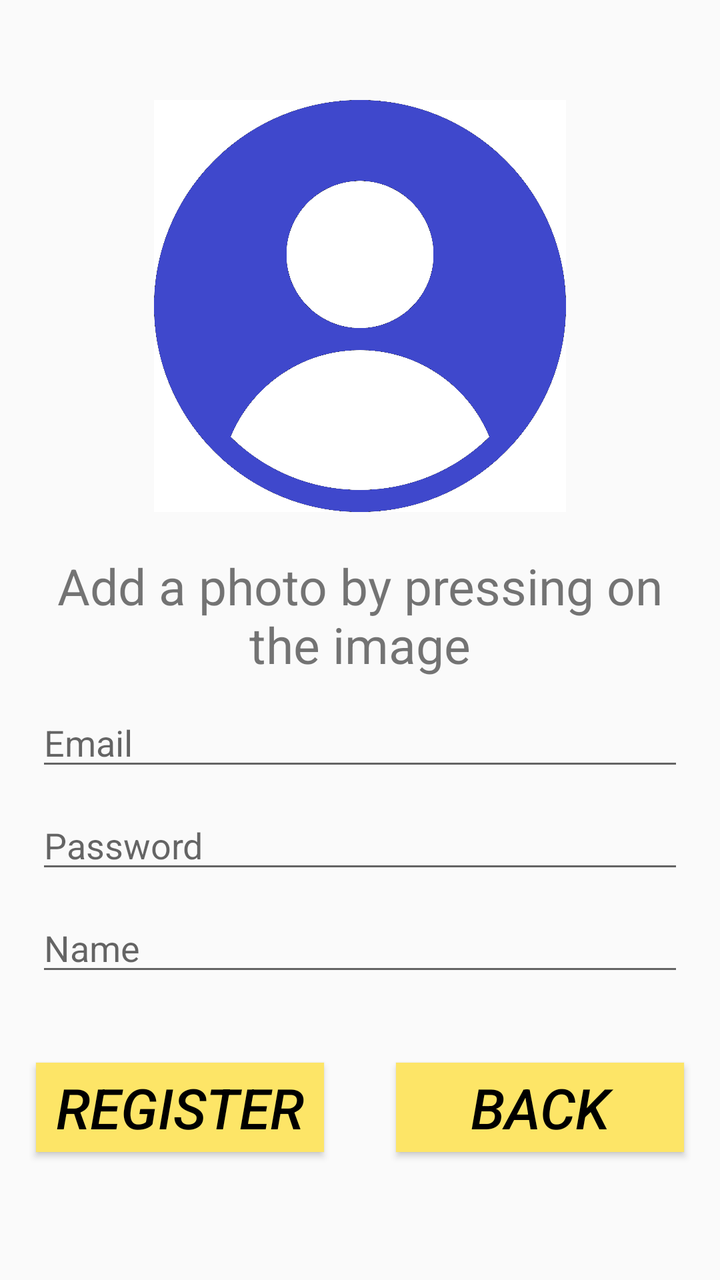
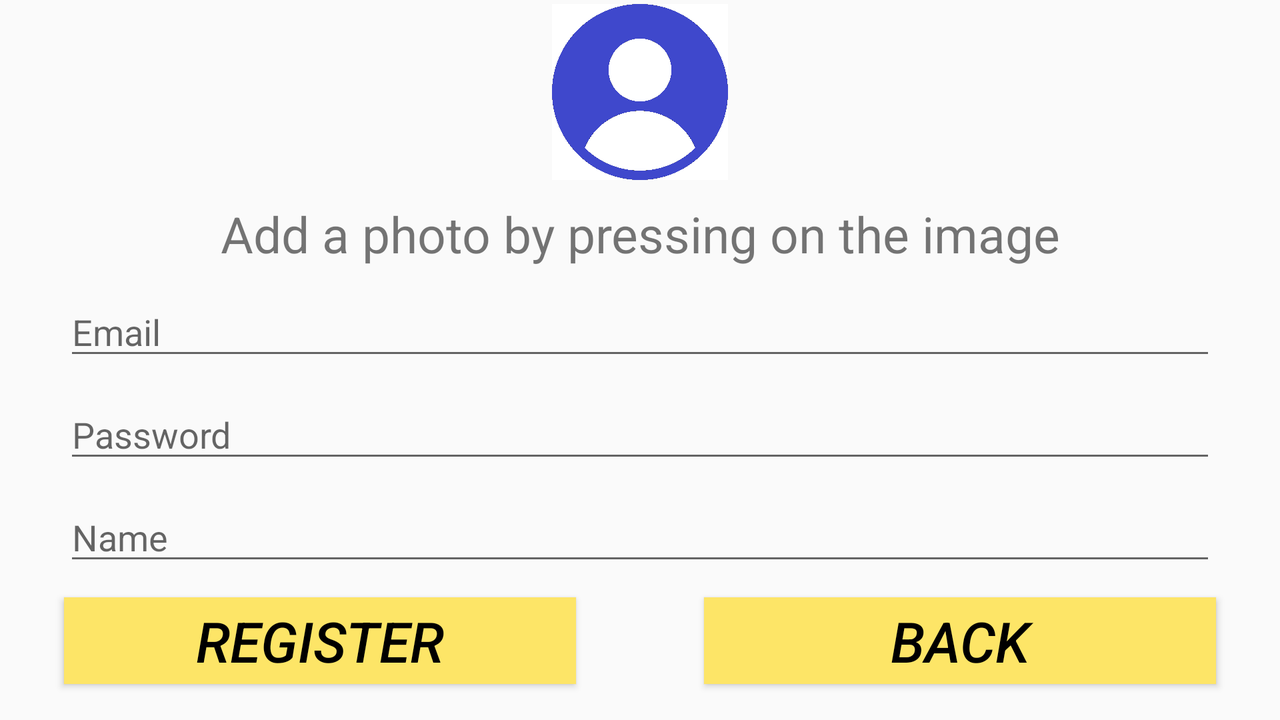

One screen, two layout resources from the same app: the default and the author's alternative for another configuration. Each is rendered where Android would select it; the XML of both is given below.
<!-- AndroidManifest.xml: activity theme Theme.splash -->
<!-- res/layout/activity_register.xml -->
<?xml version="1.0" encoding="utf-8"?>
<androidx.constraintlayout.widget.ConstraintLayout
        xmlns:android="http://schemas.android.com/apk/res/android"
        xmlns:tools="http://schemas.android.com/tools"
        xmlns:app="http://schemas.android.com/apk/res-auto"
        android:layout_width="match_parent"
        android:layout_height="match_parent"
        tools:context="com.jorgeprieto.Ui.RegisterActivity">
    <androidx.constraintlayout.widget.Guideline
            android:id="@+id/gHor1"
            android:orientation="horizontal"
            android:layout_width="0dp"
            android:layout_height="wrap_content"
            app:layout_constraintGuide_percent="1"
            app:layout_constraintStart_toStartOf="parent"
            app:layout_constraintEnd_toEndOf="parent"/>

    <androidx.constraintlayout.widget.Guideline
            android:id="@+id/gHor2"
            android:orientation="horizontal"
            android:layout_width="0dp"
            android:layout_height="wrap_content"
            app:layout_constraintGuide_percent="0.4"
            app:layout_constraintStart_toStartOf="parent"
            app:layout_constraintEnd_toEndOf="parent"/>

    <androidx.constraintlayout.widget.Guideline
            android:id="@+id/gHor3"
            android:orientation="horizontal"
            android:layout_width="0dp"
            android:layout_height="wrap_content"
            app:layout_constraintStart_toStartOf="parent"
            app:layout_constraintEnd_toEndOf="parent" app:layout_constraintGuide_begin="50dp"/>

    <androidx.constraintlayout.widget.Guideline
            android:id="@+id/gHor4"
            android:orientation="horizontal"
            android:layout_width="0dp"
            android:layout_height="wrap_content"
            app:layout_constraintGuide_percent="0"
            app:layout_constraintStart_toStartOf="parent"
            app:layout_constraintEnd_toEndOf="parent"/>

    <androidx.constraintlayout.widget.Guideline
            android:id="@+id/gHor5"
            android:orientation="horizontal"
            android:layout_width="0dp"
            android:layout_height="wrap_content"
            app:layout_constraintGuide_percent="0.83"
            app:layout_constraintStart_toStartOf="parent"
            app:layout_constraintEnd_toEndOf="parent"/>

    <androidx.constraintlayout.widget.Guideline
            android:id="@+id/gHor6"
            android:orientation="horizontal"
            android:layout_width="0dp"
            android:layout_height="wrap_content"
            app:layout_constraintGuide_percent="0.9"
            app:layout_constraintStart_toStartOf="parent"
            app:layout_constraintEnd_toEndOf="parent"/>

    <androidx.constraintlayout.widget.Guideline
            android:id="@+id/gVer1"
            android:orientation="vertical"
            android:layout_width="0dp"
            android:layout_height="wrap_content"
            app:layout_constraintGuide_percent="0.05"
            app:layout_constraintStart_toStartOf="parent"
            app:layout_constraintEnd_toEndOf="parent"/>

    <androidx.constraintlayout.widget.Guideline
            android:id="@+id/gVer2"
            android:orientation="vertical"
            android:layout_width="0dp"
            android:layout_height="wrap_content"
            app:layout_constraintGuide_percent="0.2"
            app:layout_constraintStart_toStartOf="parent"
            app:layout_constraintEnd_toEndOf="parent"/>

    <androidx.constraintlayout.widget.Guideline
            android:id="@+id/gVer3"
            android:orientation="vertical"
            android:layout_width="0dp"
            android:layout_height="wrap_content"
            app:layout_constraintGuide_percent="0.5"
            app:layout_constraintStart_toStartOf="parent"
            app:layout_constraintEnd_toEndOf="parent"/>


    <androidx.constraintlayout.widget.Guideline
            android:id="@+id/gVer4"
            android:orientation="vertical"
            android:layout_width="0dp"
            android:layout_height="wrap_content"
            app:layout_constraintGuide_percent="0.8"
            app:layout_constraintStart_toStartOf="parent"
            app:layout_constraintEnd_toEndOf="parent"/>

    <androidx.constraintlayout.widget.Guideline
            android:id="@+id/gVer5"
            android:orientation="vertical"
            android:layout_width="0dp"
            android:layout_height="wrap_content"
            app:layout_constraintGuide_percent="0.95"
            app:layout_constraintStart_toStartOf="parent"
            app:layout_constraintEnd_toEndOf="parent"/>

    <androidx.constraintlayout.widget.Guideline
            android:id="@+id/gVer6"
            android:orientation="vertical"
            android:layout_width="0dp"
            android:layout_height="wrap_content"
            app:layout_constraintGuide_percent="0.45"
            app:layout_constraintStart_toStartOf="parent"
            app:layout_constraintEnd_toEndOf="parent"/>

    <androidx.constraintlayout.widget.Guideline
            android:id="@+id/gVer7"
            android:orientation="vertical"
            android:layout_width="0dp"
            android:layout_height="wrap_content"
            app:layout_constraintGuide_percent="0.55"
            app:layout_constraintStart_toStartOf="parent"
            app:layout_constraintEnd_toEndOf="parent"/>


    <ImageView
            android:layout_width="0dp"
            android:layout_height="0dp"
            android:id="@+id/imgRg"

            app:layout_constraintBottom_toTopOf="@id/gHor2"
            app:layout_constraintEnd_toStartOf="@id/gVer4"
            app:layout_constraintStart_toEndOf="@id/gVer2"
            app:layout_constraintTop_toBottomOf="@id/gHor3"
            app:srcCompat="@drawable/usuario"/>

    <androidx.appcompat.widget.AppCompatButton
            android:id="@+id/btnRegisterRg"
            android:layout_width="0dp"
            android:layout_height="0dp"
            android:text="@string/register"
            style="@style/loginScreenButton"
            app:layout_constraintBottom_toTopOf="@id/gHor6"
            app:layout_constraintEnd_toStartOf="@id/gVer6"
            app:layout_constraintStart_toEndOf="@id/gVer1"
            app:layout_constraintTop_toBottomOf="@id/gHor5"/>


    <androidx.appcompat.widget.AppCompatButton
            android:id="@+id/btnBackRg"
            android:layout_width="0dp"
            android:layout_height="0dp"
            android:text="@string/back"
            style="@style/loginScreenButton"
            app:layout_constraintBottom_toTopOf="@id/gHor6"
            app:layout_constraintEnd_toStartOf="@id/gVer5"
            app:layout_constraintStart_toEndOf="@id/gVer7"
            app:layout_constraintTop_toBottomOf="@id/gHor5"/>

    <EditText
            android:layout_width="0dp"
            android:layout_height="wrap_content"
            android:inputType="textEmailAddress"
            android:ems="10"
            android:layout_marginTop="10dp"
            app:layout_constraintEnd_toStartOf="@id/gVer5"
            app:layout_constraintStart_toEndOf="@id/gVer1"
            android:id="@+id/txtEmailRg"
            app:layout_constraintTop_toBottomOf="@+id/txtPushToImage"
            app:layout_constraintHorizontal_bias="0.0" android:hint="@string/email"/>
    <EditText
            android:layout_width="0dp"
            android:layout_height="wrap_content"
            android:inputType="textPassword"
            android:ems="10"
            app:layout_constraintEnd_toStartOf="@id/gVer5"
            app:layout_constraintStart_toEndOf="@id/gVer1"
            android:layout_marginTop="10dp"
            android:id="@+id/txtPasswordRg"
            app:layout_constraintTop_toBottomOf="@+id/txtEmailRg" android:hint="@string/password"/>
    <EditText
            android:layout_width="0dp"
            android:layout_height="wrap_content"
            android:inputType="textPersonName"
            android:ems="10"
            android:layout_marginTop="10dp"
            app:layout_constraintEnd_toStartOf="@id/gVer5"
            app:layout_constraintStart_toEndOf="@id/gVer1"
            android:id="@+id/txtName"
            app:layout_constraintTop_toBottomOf="@+id/txtPasswordRg" android:hint="@string/name"/>
    <TextView
            android:text="@string/rgTextForImage"
            android:layout_marginTop="20dp"
            android:gravity="center"
            android:layout_width="0dp"
            android:layout_height="wrap_content"
            android:id="@+id/txtPushToImage"
            app:layout_constraintEnd_toStartOf="@id/gVer5"
            app:layout_constraintStart_toEndOf="@id/gVer1"
            app:layout_constraintTop_toTopOf="@+id/gHor2" android:textSize="25dp"/>


</androidx.constraintlayout.widget.ConstraintLayout>
<!-- resources referenced by this layout -->
<resources>
  <!-- drawable usuario: png bitmap (drawable, 115032 bytes) -->
  <string name="back">Back</string>
  <string name="email">Email</string>
  <string name="name">Name</string>
  <string name="password">Password</string>
  <string name="register">Register</string>
  <string name="rgTextForImage">Add a photo by pressing on the image</string>
  <style name="loginScreenButton">
          <item name="android:background">@color/yellow</item>
          <item name="android:textColor">@color/black</item>
          <item name="android:textSize">28sp</item>
          <item name="android:textStyle">italic</item>
      </style>
  <style name="Theme.splash" parent="Theme.AppCompat.Light.NoActionBar">
          <item name="android:windowFullscreen">true</item>
      </style>
  <color name="yellow">#fde567</color>
  <color name="black">#000000</color>
</resources>
<!-- res/layout-land/activity_register.xml (the author's variant of the layout above) -->
<!-- drawn on the phone turned sideways -->
<?xml version="1.0" encoding="utf-8"?>
<androidx.constraintlayout.widget.ConstraintLayout
        xmlns:android="http://schemas.android.com/apk/res/android"
        xmlns:tools="http://schemas.android.com/tools"
        xmlns:app="http://schemas.android.com/apk/res-auto"
        android:layout_width="match_parent"
        android:layout_height="match_parent"
        tools:context="com.jorgeprieto.Ui.RegisterActivity">
    <androidx.constraintlayout.widget.Guideline
            android:id="@+id/gHor1"
            android:orientation="horizontal"
            android:layout_width="0dp"
            android:layout_height="wrap_content"
            app:layout_constraintGuide_percent="1"
            app:layout_constraintStart_toStartOf="parent"
            app:layout_constraintEnd_toEndOf="parent"/>

    <androidx.constraintlayout.widget.Guideline
            android:id="@+id/gHor2"
            android:orientation="horizontal"
            android:layout_width="0dp"
            android:layout_height="wrap_content"
            app:layout_constraintGuide_percent="0.25"
            app:layout_constraintStart_toStartOf="parent"
            app:layout_constraintEnd_toEndOf="parent"/>

    <androidx.constraintlayout.widget.Guideline
            android:id="@+id/gHor3"
            android:orientation="horizontal"
            android:layout_width="0dp"
            android:layout_height="wrap_content"
            app:layout_constraintStart_toStartOf="parent"
            app:layout_constraintEnd_toEndOf="parent" app:layout_constraintGuide_begin="2dp"/>

    <androidx.constraintlayout.widget.Guideline
            android:id="@+id/gHor4"
            android:orientation="horizontal"
            android:layout_width="0dp"
            android:layout_height="wrap_content"
            app:layout_constraintGuide_percent="0"
            app:layout_constraintStart_toStartOf="parent"
            app:layout_constraintEnd_toEndOf="parent"/>

    <androidx.constraintlayout.widget.Guideline
            android:id="@+id/gHor5"
            android:orientation="horizontal"
            android:layout_width="0dp"
            android:layout_height="wrap_content"
            app:layout_constraintGuide_percent="0.83"
            app:layout_constraintStart_toStartOf="parent"
            app:layout_constraintEnd_toEndOf="parent"/>

    <androidx.constraintlayout.widget.Guideline
            android:id="@+id/gHor6"
            android:orientation="horizontal"
            android:layout_width="0dp"
            android:layout_height="wrap_content"
            app:layout_constraintGuide_percent="0.95"
            app:layout_constraintStart_toStartOf="parent"
            app:layout_constraintEnd_toEndOf="parent"/>

    <androidx.constraintlayout.widget.Guideline
            android:id="@+id/gVer1"
            android:orientation="vertical"
            android:layout_width="0dp"
            android:layout_height="wrap_content"
            app:layout_constraintGuide_percent="0.05"
            app:layout_constraintStart_toStartOf="parent"
            app:layout_constraintEnd_toEndOf="parent"/>

    <androidx.constraintlayout.widget.Guideline
            android:id="@+id/gVer2"
            android:orientation="vertical"
            android:layout_width="0dp"
            android:layout_height="wrap_content"
            app:layout_constraintGuide_percent="0.35"
            app:layout_constraintStart_toStartOf="parent"
            app:layout_constraintEnd_toEndOf="parent"/>

    <androidx.constraintlayout.widget.Guideline
            android:id="@+id/gVer3"
            android:orientation="vertical"
            android:layout_width="0dp"
            android:layout_height="wrap_content"
            app:layout_constraintGuide_percent="0.5"
            app:layout_constraintStart_toStartOf="parent"
            app:layout_constraintEnd_toEndOf="parent"/>


    <androidx.constraintlayout.widget.Guideline
            android:id="@+id/gVer4"
            android:orientation="vertical"
            android:layout_width="0dp"
            android:layout_height="wrap_content"
            app:layout_constraintGuide_percent="0.65"
            app:layout_constraintStart_toStartOf="parent"
            app:layout_constraintEnd_toEndOf="parent"/>

    <androidx.constraintlayout.widget.Guideline
            android:id="@+id/gVer5"
            android:orientation="vertical"
            android:layout_width="0dp"
            android:layout_height="wrap_content"
            app:layout_constraintGuide_percent="0.95"
            app:layout_constraintStart_toStartOf="parent"
            app:layout_constraintEnd_toEndOf="parent"/>

    <androidx.constraintlayout.widget.Guideline
            android:id="@+id/gVer6"
            android:orientation="vertical"
            android:layout_width="0dp"
            android:layout_height="wrap_content"
            app:layout_constraintGuide_percent="0.45"
            app:layout_constraintStart_toStartOf="parent"
            app:layout_constraintEnd_toEndOf="parent"/>

    <androidx.constraintlayout.widget.Guideline
            android:id="@+id/gVer7"
            android:orientation="vertical"
            android:layout_width="0dp"
            android:layout_height="wrap_content"
            app:layout_constraintGuide_percent="0.55"
            app:layout_constraintStart_toStartOf="parent"
            app:layout_constraintEnd_toEndOf="parent"/>


    <ImageView
            android:layout_width="0dp"
            android:layout_height="0dp"
            android:id="@+id/imgRg"

            app:layout_constraintBottom_toTopOf="@id/gHor2"
            app:layout_constraintEnd_toStartOf="@id/gVer4"
            app:layout_constraintStart_toEndOf="@id/gVer2"
            app:layout_constraintTop_toBottomOf="@id/gHor3"
            app:srcCompat="@drawable/usuario"/>

    <androidx.appcompat.widget.AppCompatButton
            android:id="@+id/btnImage"
            android:layout_width="0dp"
            android:layout_height="0dp"
            android:background="@color/invisible"
            app:layout_constraintBottom_toTopOf="@id/gHor2"
            app:layout_constraintEnd_toStartOf="@id/gVer4"
            app:layout_constraintStart_toEndOf="@id/gVer2"
            app:layout_constraintTop_toBottomOf="@id/gHor3"/>

    <androidx.appcompat.widget.AppCompatButton
            android:id="@+id/btnRegisterRg"
            android:layout_width="0dp"
            android:layout_height="0dp"
            android:text="@string/register"
            style="@style/loginScreenButton"
            app:layout_constraintBottom_toTopOf="@id/gHor6"
            app:layout_constraintEnd_toStartOf="@id/gVer6"
            app:layout_constraintStart_toEndOf="@id/gVer1"
            app:layout_constraintTop_toBottomOf="@id/gHor5"/>


    <androidx.appcompat.widget.AppCompatButton
            android:id="@+id/btnBackRg"
            android:layout_width="0dp"
            android:layout_height="0dp"
            android:text="@string/back"
            style="@style/loginScreenButton"
            app:layout_constraintBottom_toTopOf="@id/gHor6"
            app:layout_constraintEnd_toStartOf="@id/gVer5"
            app:layout_constraintStart_toEndOf="@id/gVer7"
            app:layout_constraintTop_toBottomOf="@id/gHor5"/>

    <EditText
            android:layout_width="0dp"
            android:layout_height="wrap_content"
            android:inputType="textEmailAddress"
            android:ems="10"
            android:layout_marginTop="10dp"
            app:layout_constraintEnd_toStartOf="@id/gVer5"
            app:layout_constraintStart_toEndOf="@id/gVer1"
            android:id="@+id/txtEmailRg"
            app:layout_constraintTop_toBottomOf="@+id/txtPushToImage"
            app:layout_constraintHorizontal_bias="0.0" android:hint="@string/email"/>
    <EditText
            android:layout_width="0dp"
            android:layout_height="wrap_content"
            android:inputType="textPassword"
            android:ems="10"
            app:layout_constraintEnd_toStartOf="@id/gVer5"
            app:layout_constraintStart_toEndOf="@id/gVer1"
            android:layout_marginTop="10dp"
            android:id="@+id/txtPasswordRg"
            app:layout_constraintTop_toBottomOf="@+id/txtEmailRg" android:hint="@string/password"/>
    <EditText
            android:layout_width="0dp"
            android:layout_height="wrap_content"
            android:inputType="textPersonName"
            android:ems="10"
            android:layout_marginTop="10dp"
            app:layout_constraintEnd_toStartOf="@id/gVer5"
            app:layout_constraintStart_toEndOf="@id/gVer1"
            android:id="@+id/txtName"
            app:layout_constraintTop_toBottomOf="@+id/txtPasswordRg" android:hint="@string/name"/>
    <TextView
            android:text="@string/rgTextForImage"
            android:layout_marginTop="10dp"
            android:gravity="center"
            android:layout_width="0dp"
            android:layout_height="wrap_content"
            android:id="@+id/txtPushToImage"
            app:layout_constraintEnd_toStartOf="@id/gVer5"
            app:layout_constraintStart_toEndOf="@id/gVer1"
            app:layout_constraintTop_toTopOf="@+id/gHor2" android:textSize="25dp"/>


</androidx.constraintlayout.widget.ConstraintLayout>
